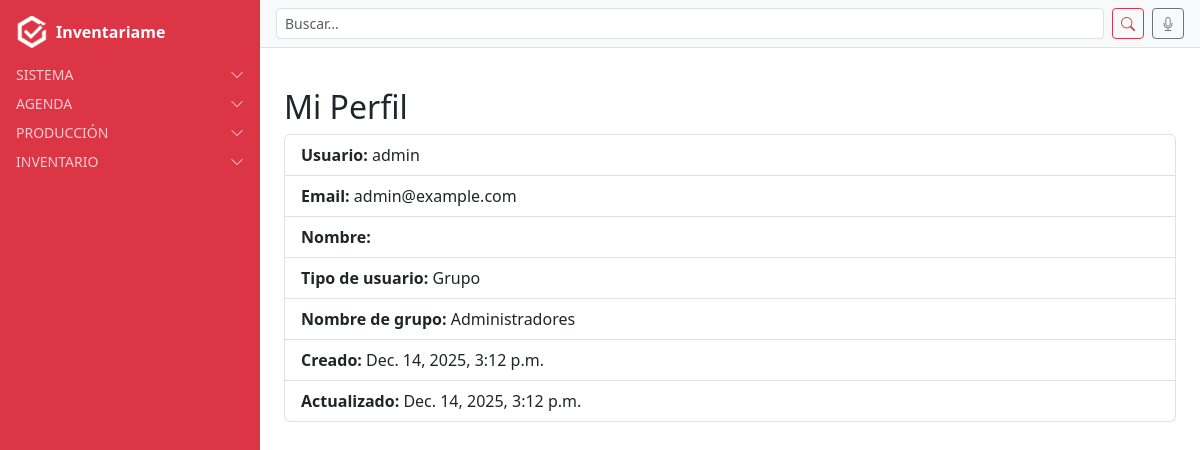
The app's page /perfil/ (signed in), older data.
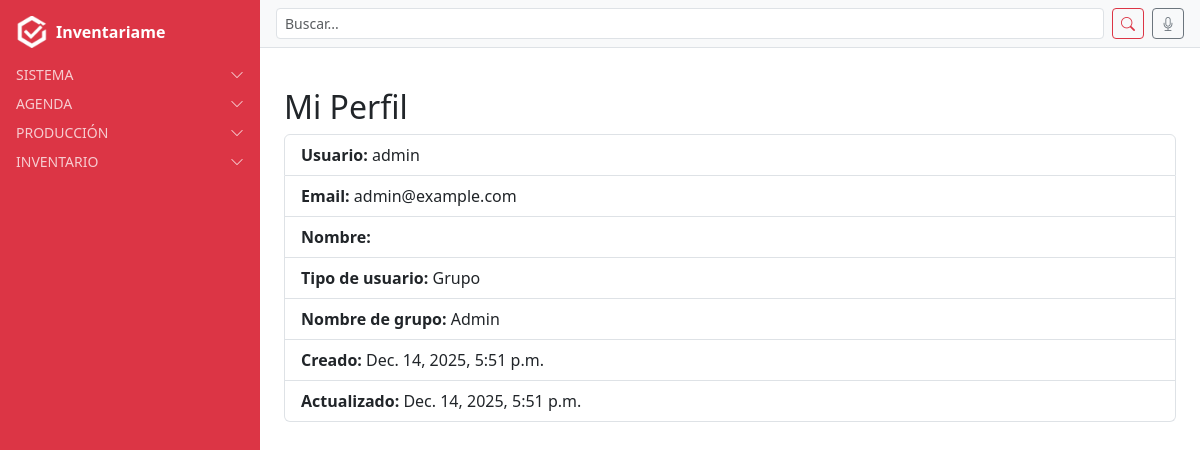
The same page, newer data.
### users/models.py (models this page shows, shortened)
class PerfilUsuario(models.Model):
    TIPOS_USUARIO = [
        ("grupo", "Grupo"),
        ("individual", "Individual"),
    ]
    usuario = models.OneToOneField(User, on_delete=models.CASCADE, related_name="perfil")
    tipo_usuario = models.CharField(max_length=10, choices=TIPOS_USUARIO, default="individual")
    matricula = models.CharField(
        max_length=50,
        unique=True,              # ✅ ahora no se puede repetir
        blank=True,
        null=True,
        help_text="Identificador único de matrícula"
    )
    nombre_grupo = models.CharField(max_length=100, blank=True, null=True)
    grupo_django = models.ForeignKey(Group, on_delete=models.SET_NULL, blank=True, null=True)
    creado = models.DateTimeField(auto_now_add=True)
    actualizado = models.DateTimeField(auto_now=True)

### users/views.py (the view)
# urls.py: path("perfil/", perfil_view, name="perfil"),
@login_required
def perfil_view(request):
    perfil = request.user.perfil  # OneToOneField con related_name="perfil"
    return render(request, "users/perfil.html", {"perfil": perfil})

### users/context_processors.py (called while the page is built)
def alertas_processor(request):
    if not request.user.is_authenticated:
        return {}
    ahora = timezone.now()
    proximas_con_recordatorio = Cita.objects.filter(
        usuario=request.user, recordatorio=True,
        fecha__gte=ahora, fecha__lte=ahora + timedelta(days=1)
    )
    if proximas_con_recordatorio.exists():
        return {"alertas": f"Tienes {proximas_con_recordatorio.count()} cita(s) con recordatorio en 24h"}
    return {}

### templates/users/perfil.html (shortened to what this page needs)
{% extends "base.html" %}
{% block content_authenticated %}
<div class="container mt-4">
  <h2>Mi Perfil</h2>
  <ul class="list-group">
    <li class="list-group-item"><strong>Usuario:</strong> {{ perfil.usuario.username }}</li>
    <li class="list-group-item"><strong>Email:</strong> {{ perfil.usuario.email }}</li>
    <li class="list-group-item"><strong>Nombre:</strong> {{ perfil.usuario.first_name }} {{ perfil.usuario.last_name }}</li>
    <li class="list-group-item"><strong>Tipo de usuario:</strong> {{ perfil.get_tipo_usuario_display }}</li>
    {% if perfil.nombre_grupo %}
      <li class="list-group-item"><strong>Nombre de grupo:</strong> {{ perfil.nombre_grupo }}</li>
    {% endif %}
    <li class="list-group-item"><strong>Creado:</strong> {{ perfil.creado }}</li>
    <li class="list-group-item"><strong>Actualizado:</strong> {{ perfil.actualizado }}</li>
  </ul>
</div>
{% endblock %}

Row changes from the older to the newer data that the page shows:
changed PerfilUsuario "Grupo": nombre_grupo "Administradores" → "Admin"; creado "Dec. 14, 2025, 3:12 p.m." → "Dec. 14, 2025, 5:51 p.m."; actualizado "Dec. 14, 2025, 3:12 p.m." → "Dec. 14, 2025, 5:51 p.m."
